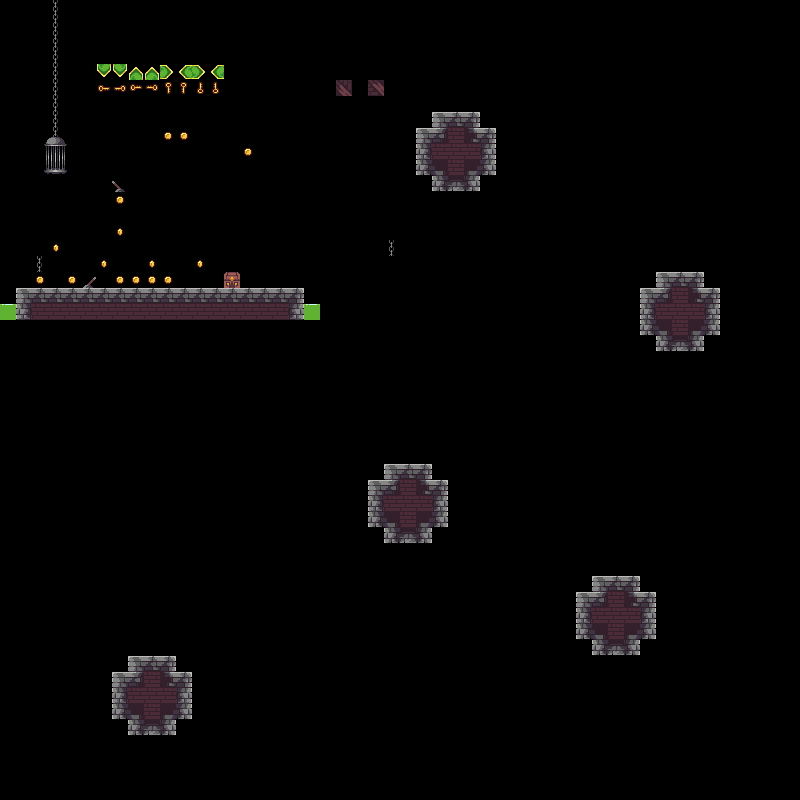

A level layout from a 2D game, rendered from its tile map. Below: a short description, then the map file with tile-grid data replaced by summaries:
An orthogonal 50x50 tile map with 16x16 px tiles, 1 tile layer (front), 1 hidden layer not drawn, 2 tilesets and 7 objects.

<map version="1.4" tiledversion="1.4.1" orientation="orthogonal" renderorder="right-down" width="50" height="50" tilewidth="16" tileheight="16" infinite="0" nextlayerid="17" nextobjectid="19">
 <properties>
  <property name="col" type="color" value="#ff55aa7f" />
  <property name="prop" type="bool" value="true" />
  <property name="test" type="float" value="0" />
  <property name="testf" type="file" value="" />
  <property name="testi" type="int" value="5" />
  <property name="tests" value="stry" />
 </properties>
 <tileset firstgid="1" name="tileset" tilewidth="16" tileheight="16" tilecount="322" columns="23">
  <properties>
   <property name="tileset_prop" type="float" value="5.45" />
  </properties>
  <image source="tileset.png" width="368" height="224" />
  <tile id="2">
   <properties>
    <property name="tile_prop" type="bool" value="true" />
   </properties>
  </tile>
  <tile id="15">
   <animation>
    <frame tileid="15" duration="105" />
    <frame tileid="16" duration="105" />
    <frame tileid="17" duration="105" />
    <frame tileid="18" duration="105" />
   </animation>
  </tile>
  <tile id="16">
   <animation>
    <frame tileid="16" duration="105" />
    <frame tileid="17" duration="105" />
    <frame tileid="18" duration="105" />
    <frame tileid="15" duration="105" />
   </animation>
  </tile>
  <tile id="17">
   <animation>
    <frame tileid="17" duration="105" />
    <frame tileid="18" duration="105" />
    <frame tileid="15" duration="105" />
    <frame tileid="16" duration="105" />
   </animation>
  </tile>
  <tile id="18">
   <animation>
    <frame tileid="18" duration="105" />
    <frame tileid="15" duration="105" />
    <frame tileid="16" duration="105" />
    <frame tileid="17" duration="105" />
   </animation>
  </tile>
  <tile id="60">
   <animation>
    <frame tileid="60" duration="250" />
    <frame tileid="83" duration="250" />
   </animation>
  </tile>
  <tile id="84">
   <animation>
    <frame tileid="84" duration="250" />
    <frame tileid="85" duration="250" />
    <frame tileid="86" duration="250" />
    <frame tileid="87" duration="250" />
   </animation>
  </tile>
 </tileset>
 <tileset firstgid="323" source="tsxs/font.tsx" />
 <layer id="6" name="bg" width="50" height="50" visible="0">
  <data>[2500 cells, 2500 non-empty, 11 distinct tile ids]</data>
 </layer>
 <layer id="7" name="front" width="50" height="50">
  <data>[2500 cells, 198 non-empty, 41 distinct tile ids]</data>
 </layer>
 <objectgroup color="#00ff26" id="11" name="objects" tintcolor="#0026ff">
  <object id="12" x="34.7852" y="272.996" width="256" height="32" rotation="6.78206">
   <properties>
    <property name="prop" type="int" value="5" />
   </properties>
  </object>
  <object id="13" x="192" y="256">
   <point />
  </object>
  <object id="14" x="239.942" y="224.087" width="48" height="32" rotation="359.793">
   <ellipse />
  </object>
  <object id="15" x="315.285" y="168.531" rotation="22.9992">
   <polyline points="0,0 48,48" />
  </object>
  <object id="16" x="392.413" y="293.005" rotation="203.172">
   <polygon points="0,0 16,32 32,0" />
  </object>
  <object id="17" gid="3" x="224" y="224" width="16" height="16" />
  <object id="18" x="111.018" y="185.072" width="176" height="32" rotation="343.874" />
 </objectgroup>
</map>
